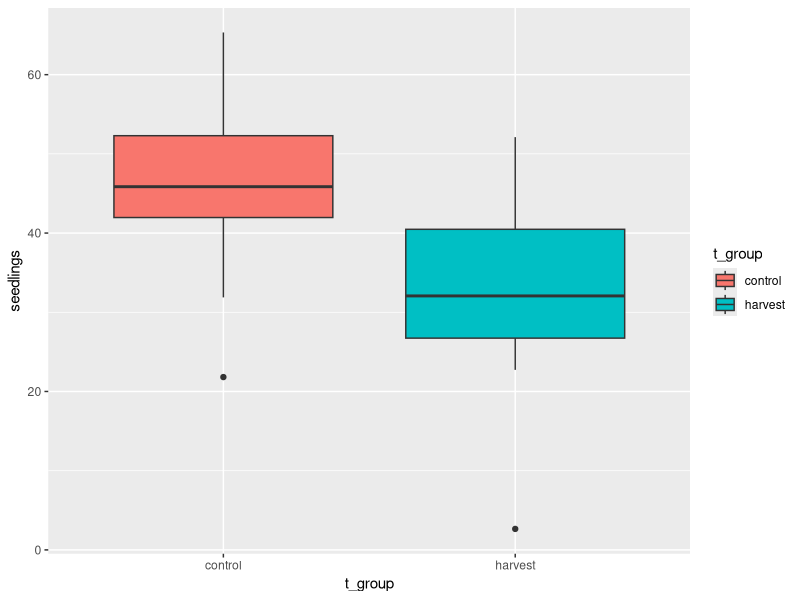

Generate this figure with R:
## ---- chunk 1
knitr::opts_chunk$set(echo = TRUE)
## ---- chunk 2
#following the same format we learned in class...
n_group <- 2 #number of treatment groups
n_name <- c("control","harvest") #naming the treatment groups
n_size <- c(25,25) #sample size = 25 of each treatment type

#I predict a higher # of seedlings in control plots than harvested ones
n_mean <- c(45,30)
n_sd <- c(10,10) #same SD/variance between groups
t_group <- rep(n_name,n_size)

id <- 1:(sum(n_size))

#simulating data as the response variable:
seedlings <- c(rnorm(n=n_size[1],mean=n_mean[1],sd=n_sd[1]),
             rnorm(n=n_size[2],mean=n_mean[2],sd=n_sd[2])) 

#creating the data frame
sim_data <- data.frame(id,t_group,seedlings)
str(sim_data)

## ---- chunk 3
ano_model <- aov(seedlings~t_group,data=sim_data)
print(summary(ano_model)) #found a significant result
## ---- chunk 4
library(ggplot2)

ano_plot <- ggplot(data=sim_data, #plotting the anova results
                   aes(x=t_group, #by treatment group
                       y=seedlings,
                   fill=t_group)) +
                   geom_boxplot() #specifies the type of graph we want
print(ano_plot)
## ---- chunk 5
#Keeping all else the same, besides the mean......

for (i in 0:7){

n_mean2 <- c(45,30)

  n_mean2[1] = n_mean2[1]-i #bringing the means closer together
  n_mean2[2] = n_mean2[2]+i #with each iteration of the for loop
  
  #the new means are reflected in the response variable distributions
  seedlings <- c(rnorm(n=n_size[1],mean=n_mean2[1],sd=n_sd[1]),
             rnorm(n=n_size[2],mean=n_mean2[2],sd=n_sd[2])) 

#creating the data frame
sim_data <- data.frame(id,t_group,seedlings)

#analyzing the data
ano_model <- aov(seedlings~t_group,data=sim_data)

#using code from last week as a model:
z <- summary(ano_model)

#for each iteration of effect size, this prints out the difference between the means, the associated p-value, and whether it's significant
print(paste("Effect size: ",
            n_mean[1]-n_mean[2],
            ", p-value: ",
            unlist(z)[9],
            ", significant? ",
            unlist(z)[9]<0.05))
}
## ---- chunk 6
#Keeping all else the same, besides the sample size...

for (i in seq(from=25,to=5,by=-5)){
  
n_size <- c(i,i)

t_group <- rep(n_name,n_size)
id <- 1:(sum(n_size))

#simulating data as the response variable:
seedlings <- c(rnorm(n=n_size[1],mean=n_mean[1],sd=n_sd[1]),
             rnorm(n=n_size[2],mean=n_mean[2],sd=n_sd[2])) 

#creating the data frame
sim_data <- data.frame(id,t_group,seedlings)

#analyzing the data
ano_model <- aov(seedlings~t_group,data=sim_data)

#using code from last week as a model:
z <- summary(ano_model)

#for each iteration of effect size, this prints out the difference between the means, the associated p-value, and whether it's significant
print(paste("Sample size per group: ",
            i,
            ", p-value: ",
            unlist(z)[9],
            ", significant? ",
            unlist(z)[9]<0.05))
}
